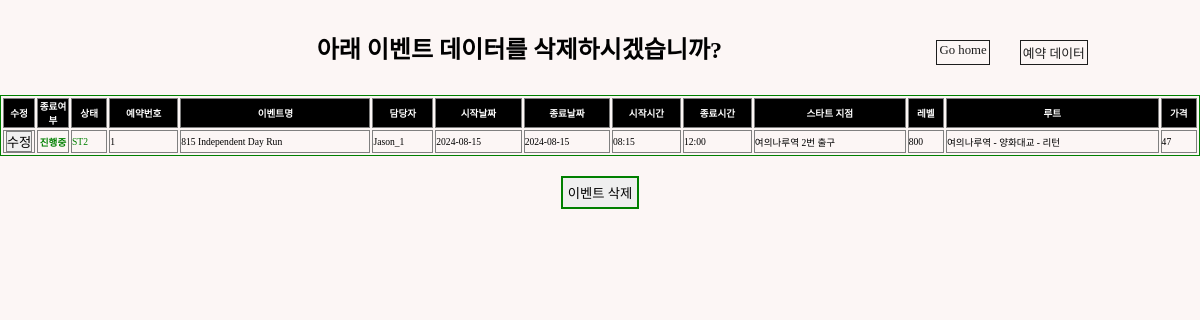
/events/deleventpage/1 (signed in), run on the app's committed database.
### events/models.py (models this page shows, shortened)
class GuestRun(models.Model):
    STATUS_CHOICE = [
        ("ST1", "Checking"),
        ("ST2", "On-Sale"),
        ("ST3", "Sold-Out"),
        ("ST4", "Closed"),
    ]
    LEVEL = [
        ("800","Level-1, 800"),
        ("730","Level-2, 730"),
        ("700","Level-3, 700"),
        ("630","Level-4, 630"),
        ("600","Level-5, 600"),
        ("530","Level-6, 530"),
        ("Free","Full Access"),
    ]
    LANGUAGE = [
        ("KO","Korean"),
        ("EN","English"),
        ("JP","Japanese"),
        ("CN","Chinese"),
    ]
    event_id = models.AutoField(
        primary_key=True,
    )
    title = models.CharField(max_length=50)
    manager = models.ForeignKey(Manager, related_name="manager",blank=False, null=True, on_delete=models.SET_NULL)
    start_date = models.DateField(blank=True, null=True)
    start_time = models.TimeField(blank=True, null=True)
    end_date = models.DateField(blank=True, null=True)
    end_time = models.TimeField(blank=True, null=True)
    image = ResizedImageField(size=[1402,1000], upload_to="runMain", blank=True)
    route_image = ResizedImageField(size=[1402,1402], upload_to="runRoute", blank=True)
    start_point = models.CharField(max_length=50)
    status = models.CharField(
        max_length=8,
        choices=STATUS_CHOICE,
        default="ST1",
    )
    level = models.CharField(
        max_length=15,
        choices=LEVEL,
        default="Free",
    )
    lang = MultiSelectField(max_length=10, choices=LANGUAGE)
    amount = models.IntegerField(default=0)
    route = models.CharField(max_length=50, blank=False)
    map_link = models.CharField(max_length=100, blank=True, null=True)
    desc = models.TextField(blank=True)
    completed = models.BooleanField(default=False)

### community/models.py (models this page shows)
class Manager(models.Model):
    m_id = models.AutoField(primary_key=True)
    account = models.ForeignKey(User, on_delete=models.CASCADE)
    name = models.CharField(max_length=20)
    email = models.CharField(max_length=50, blank=False)
    age = models.IntegerField(default=0)
    image = ResizedImageField(size=[200,200], upload_to="avatar", blank=False)
    def __str__(self):
        return self.name + "_"+ str(self.m_id)

### events/views.py (the view)
# urls.py: path("deleventpage/<str:pk>", views.deleventpage, name="deleventpage"),
def deleventpage(request, pk):
    event = GuestRun.objects.filter(pk=pk)
    return render(request, "admin/event_del.html", {"events": event})

### templates/admin/event_del.html (shortened to what this page needs)
{% load static %}
<!DOCTYPE html>
<html lang="en">
  <head>
    <link rel="stylesheet" type="text/css" href="{% static 'css/sterna.css' %}"/>
    <link href="https://cdnjs.cloudflare.com/ajax/libs/bootstrap-datetimepicker/3.0.0/css/bootstrap-datetimepicker.min.css" rel="stylesheet"/>
  </head>
  <body>
    {% if user.is_staff %}
      <div class="tocenter">
        <div class="flex-row" style="width:100%; margin: 30px 0 20px 0; justify-content:space-around;">
          <div style="width:10px;"></div>
          <div>
            <h2>아래 이벤트 데이터를 삭제하시겠습니까?</h2>
          </div>
          <div class="flex-row">
            <a style="border:solid 1px; font-size:0.8rem; padding:2px; margin:10px;" href="{% url "community:index" %}">Go home</a>
            <div style="width:10px;"></div>
            <a style="border:solid 1px; font-size:0.8rem; padding:2px; margin:10px;" href="{% url "community:data" %}">예약 데이터</a>
          </div>
        </div>
      </div>
      {% for data in events %}
        <div>
          <table border="1px solid black" bordercolor="green" style="font-size:0.6rem; width:100%;">
            <tr style="background-color:black; color:white;">
              <th scope="col" style="width:30px; text-align:center">수정</th>
              <th scope="col" style="width:30px; text-align:center">종료여부</th>
              <th scope="col">상태</th>
              <th scope="col">예약번호</th>
              <th scope="col">이벤트명</th>
              <th scope="col">담당자</th>
              <th scope="col">시작날짜</th>
              <th scope="col">종료날짜</th>
              <th scope="col">시작시간</th>
              <th scope="col">종료시간</th>
              <th scope="col">스타트 지점</th>
              <th scope="col">레벨</th>
              <th scope="col">루트</th>
              <th scope="col">가격</th>
            </tr>
            <tr>
              <td style="width:30px; text-align:center">
                <a href="{% url "events:update_event" data.pk %}">
                  <button>수정</button>
                </a>
              </td>
              {% if data.completed == True %}
                <td style="color:white; font-weight:bold; background-color:grey; text-align:center;">완료</td>
              {% else %}
                <td style="color:green; font-weight:bold; text-align:center;">진행중</td>
              {% endif %}
              {% if data.status == "ST1" %}
                <td style="color:orange;">{{data.status}}</td>
              {% elif data.status == "ST2" %}
                <td style="color:green;">{{data.status}}</td>
              {% elif data.status == "ST3" %}
                <td style="color:blue;">{{data.status}}</td>
              {% else %}
                <td style="color:grey;">{{data.status}}</td>
              {% endif %}
              <td>{{data.event_id}}</td>
              <td>{{data.title}}</td>
              <td>{{data.manager}}</td>
              <td>{{data.start_date | date:"Y-m-d"}}</td>
              <td>{{data.end_date | date:"Y-m-d"}}</td>
              <td>{{data.start_time | time:"H:i"}}</td>
              <td>{{data.end_time | time:"H:i"}}</td>
              <td>{{data.start_point}}</td>
              <td>{{data.level}}</td>
              <td>{{data.route}}</td>
              <td>{{data.amount}}</td>
            </tr>
          </table>
          <div class="flex-column">
            <div class="tocenter" style="margin:20px 0 0 0;">
              <a href="{% url "events:delevent" data.pk %}">
                <button style="padding: 5px; border:solid 2px green;">이벤트 삭제</button>
              </a>
            </div>
          </div>
        </div>
      {% endfor %}
    {% endif %}
  </body>
</html>

### static/css/sterna.css (style rules this page uses)
:root { --sterun-primary-color: #fbff00; --sterun-secondary-color: #3A3A3A; --sterun-thirdary-color: #4467AF; --sterun-white-color: #FCF6F5; --sterun-black-color: #1d1d1d; --sterun-grey-color: #E8E8E8; }
* { margin: 0; padding: 0; font-family: "SCDream"; z-index:100; }
html, body { background-color: var(--sterun-white-color); margin-top: 100px; min-height: 100%; margin: 0; }
a { color: var(--sterun-black-color); text-decoration: none; }
button { border: 1px solid grey; }
.tocenter { display: flex; flex-direction: column; align-items: center; width:100%; }
.flex-row { display: flex; flex-direction: row; flex-flow: wrap; justify-content: center; }
.flex-column { justify-content: center; display: flex; flex-direction: column; }

### templates/admin/event_del.html (style rules this page uses)
tr th { border: solid 1px grey; }
tr td { border: solid 1px grey; }

### data on the page
GuestRun: completed "진행중", status "ST2", event_id "1", title "815 Independent Day Run", manager "Jason_1", start_date "2024-08-15", end_date "2024-08-15", start_time "08:15", end_time "12:00", start_point "여의나루역 2번 출구", level "800", route "여의나루역 - 양화대교 - 리턴", amount "47"
